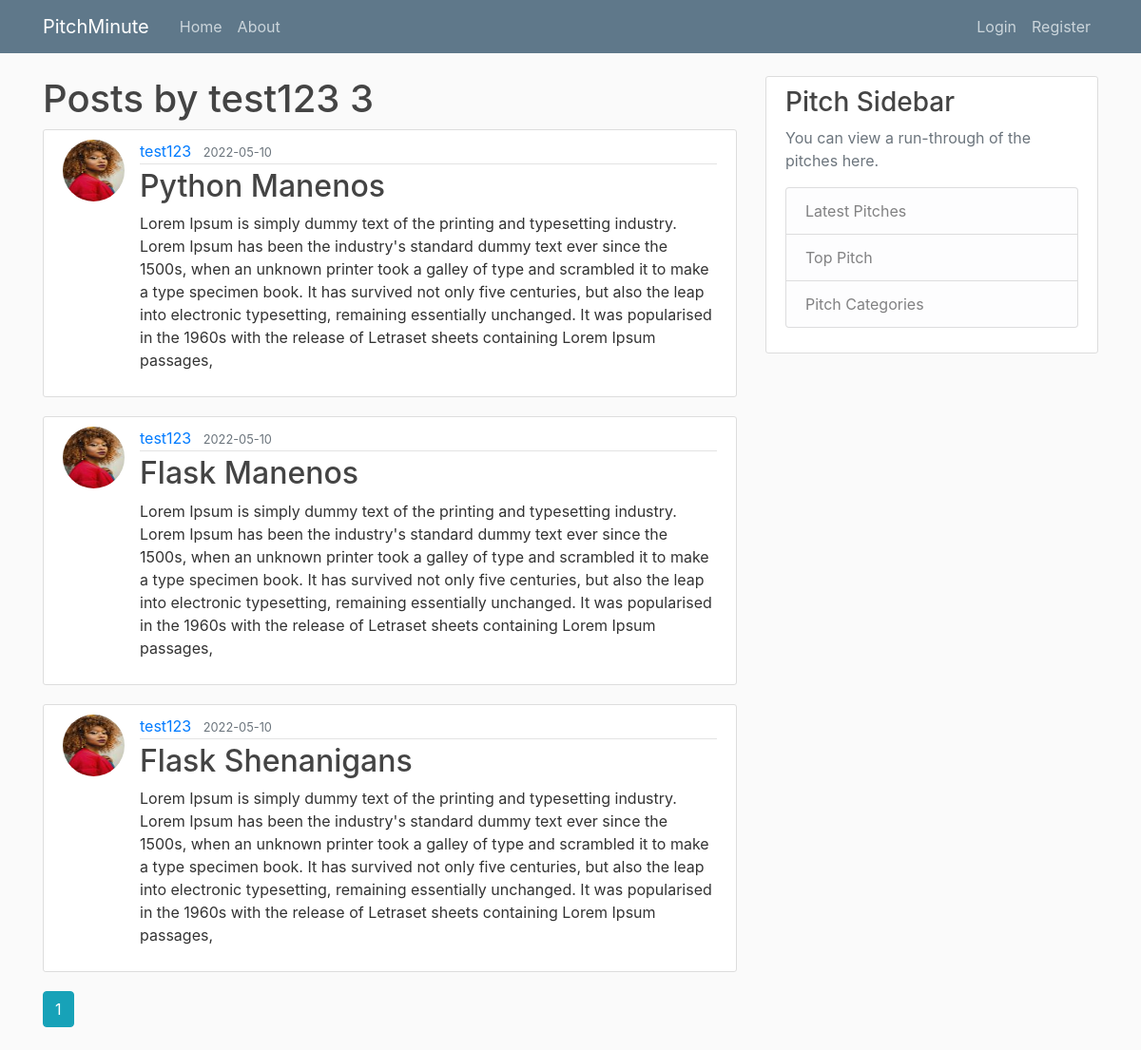
The page /user/test123 on the database its author committed.
### flaskblog/models.py (models this page shows, shortened)
class User(db.Model, UserMixin):
    id = db.Column(db.Integer, primary_key=True)
    username = db.Column(db.String(20), unique=True, nullable=False)
    email = db.Column(db.String(120), unique=True, nullable=False)
    image_file = db.Column(db.String(20), nullable=False, default='default.jpg')
    password = db.Column(db.String(60), nullable=False)
    posts = db.relationship('Post', backref='author', lazy='dynamic')
    comments = db.relationship('Comment', backref='author', lazy='dynamic')

class Post(db.Model):
    id = db.Column(db.Integer, primary_key=True)
    title = db.Column(db.String(100), nullable=False)
    date_posted = db.Column(db.DateTime, nullable=False, default=datetime.utcnow)
    content = db.Column(db.Text, nullable=False)
    user_id = db.Column(db.Integer, db.ForeignKey('user.id'), nullable=False)
    comments = db.relationship('Comment', backref='post', lazy='dynamic')

### flaskblog/users/routes.py (the view)
@users.route("/user/<string:username>")
def user_posts(username):
    page = request.args.get('page', 1, type=int)
    user = User.query.filter_by(username=username).first_or_404()
    posts = Post.query.filter_by(author=user)\
        .order_by(Post.date_posted.desc())\
            .paginate(page=page, per_page=3)
    return render_template('user_posts.html',posts=posts, user=user)

### flaskblog/templates/user_posts.html
{% extends "layout.html" %}
{% block content %}
<h1 class="mb=3">Posts by {{ user.username }} {{ posts.total }} </h1>
{% for post in posts.items %}
<article class="media content-section">
    <img class="rounded-circle article-img"
        src=" {{ url_for('static', filename='profile_pics/' + post.author.image_file) }} " alt="" srcset="">
    <div class="media-body">
        <div class="article-metadata">
            <a class="mr-2" href=" {{url_for('users.user_posts', username=post.author.username)}} ">{{ post.author.username }}</a>
            <small class="text-muted">{{ post.date_posted.strftime('%Y-%m-%d') }}</small>
        </div>
        <h2><a class="article-title" href=" {{url_for('posts.post', post_id=post.id)}} ">{{ post.title }}</a></h2>
        <p class="article-content">{{ post.content }}</p>
    </div>
</article>
{% endfor %}
{% for page_num in posts.iter_pages(left_edge=1, right_edge=1, left_current=1, right_current=2) %}
    {% if page_num %}
    {% if posts.page == page_num %}
    <a class="btn btn-info mb-4" href="{{url_for('users.user_posts', username=user.username, page=page_num) }}">{{ page_num }}</a>
    {% else %}
    <a class="btn btn-outline-info mb-4" href="{{url_for('users.user_posts', username=user.username, page=page_num) }}">{{ page_num }}</a>
    {% endif %}
    {% else %}
        ...
    {% endif %}
{% endfor %}
{% endblock content%}

### flaskblog/static/main.css (style rules this page uses)
body { background: #fafafa; color: #333333; margin-top: 5rem; }
h1, h2, h3, h4, h5, h6 { color: #444444; }
.content-section { background: #ffffff; padding: 10px 20px; border: 1px solid #dddddd; border-radius: 3px; margin-bottom: 20px; }
.article-title { color: #444444; }
.article-content { white-space: pre-line; }
.article-img { height: 65px; width: 65px; margin-right: 16px; }
.article-metadata { padding-bottom: 1px; margin-bottom: 4px; border-bottom: 1px solid #e3e3e3 }

### rows shown on the page
User: username "test123"
Post: image_file (picture), author.username "test123", date_posted "2022-05-10", title "Python Manenos", content "Lorem Ipsum is simply dummy text of the printing and typesetting industry. Lorem Ipsum has been the industry's standard dummy text ever since the 1500s, when an unknown printer took a galley of type and scrambled it to make a type specimen book. It has survived not only five centuries, but also the leap into electronic typesetting, remaining essentially unchanged. It was popularised in the 1960s with the release of Letraset sheets containing Lorem Ipsum passages,"
Post: image_file (picture), author.username "test123", date_posted "2022-05-10", title "Flask Manenos", content "Lorem Ipsum is simply dummy text of the printing and typesetting industry. Lorem Ipsum has been the industry's standard dummy text ever since the 1500s, when an unknown printer took a galley of type and scrambled it to make a type specimen book. It has survived not only five centuries, but also the leap into electronic typesetting, remaining essentially unchanged. It was popularised in the 1960s with the release of Letraset sheets containing Lorem Ipsum passages,"
Post: image_file (picture), author.username "test123", date_posted "2022-05-10", title "Flask Shenanigans", content "Lorem Ipsum is simply dummy text of the printing and typesetting industry. Lorem Ipsum has been the industry's standard dummy text ever since the 1500s, when an unknown printer took a galley of type and scrambled it to make a type specimen book. It has survived not only five centuries, but also the leap into electronic typesetting, remaining essentially unchanged. It was popularised in the 1960s with the release of Letraset sheets containing Lorem Ipsum passages,"

### other values the page prints
{{ posts.total }} "3"
{{ page_num }} "1"
